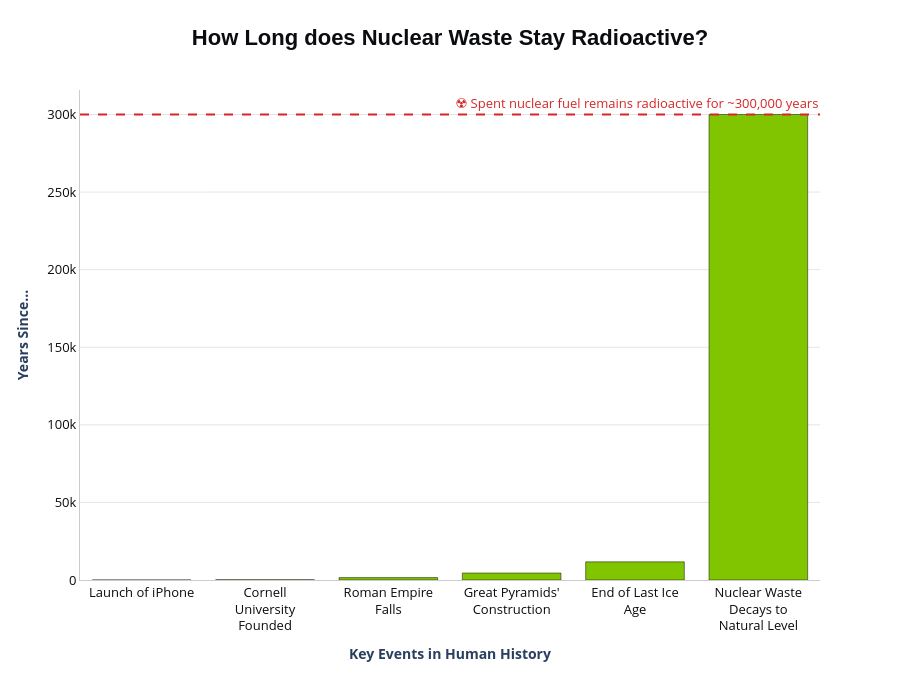

Write notebook code for a chart like this one.
### Code cell
import pandas as pd
import plotly.graph_objects as go
import os

# Data
events = [
    ("Launch of iPhone", 17),
    ("Cornell University Founded",160),
    ("Roman Empire Falls", 1550),
    ("Great Pyramids' Construction", 4500),
    ("End of Last Ice Age", 11700),
    ("Nuclear Waste Decays to Natural Level", 300000)
]

df = pd.DataFrame(events, columns=["Event", "Years Ago"])
df["Wrapped"] = df["Event"].apply(lambda s: wrap_label(s, width=16))
# Figure
fig = go.Figure()

# Bar trace (blue theme)
fig.add_trace(go.Bar(
    x=df["Wrapped"],
    y=df["Years Ago"],
    marker_color="#81c500",  
    hovertemplate="%{y:,} years ago<extra></extra>",
    showlegend=False
))

# Horizontal line for nuclear fuel
fig.add_hline(
    y=300000,
    line_dash="dash",
    line_color="#d62728", # refined red
    annotation_text="☢️ Spent nuclear fuel remains radioactive for ~300,000 years",
    annotation_position="top right",
    annotation_font_color="#d62728",
    annotation_font_size=13
)

# Layout
fig.update_layout(
    title=dict(
        text="<b>How Long does Nuclear Waste Stay Radioactive?<b>",
        x=0.5,
        font=dict(size=22, color="#0b0c10", family="Arial")
    ),
    xaxis=dict(
        title="<b>Key Events in Human History</b>",
        tickfont=dict(size=13, color="#0b0c10"),
        showgrid=False,
        linecolor="#cccccc"
    ),
    yaxis=dict(
        title="<b>Years Since...</b>",
        tickfont=dict(size=13, color="#0b0c10"),
        showgrid=True,
        gridcolor="#e5e5e5",
        linecolor="#cccccc"
    ),
    plot_bgcolor="#ffffff",
    paper_bgcolor="#ffffff",
    width=900,
    height=700,
    margin=dict(l=80, r=80, t=90, b=120),
)

# Optional: subtle hover effect color consistency
fig.update_traces(marker_line_width=0.5, marker_line_color="#0b0c10")

fig.show()
os.chdir('/Users/melodyqian/Documents/GitHub/FindMyNuclearWaste/Visuals')
fig.write_html("TimeScale.html")

### Figure 1 — Plotly figure (JSON) as saved in the notebook; plotly's stock layout.template omitted (floating-point values rounded to 4 significant figures)
{"data": [{"hovertemplate": "%{y:,} years ago<extra></extra>", "marker": {"color": "#81c500", "line": {"color": "#0b0c10", "width": 0.5}}, "showlegend": false, "type": "bar", "x": ["Launch of iPhone", "Cornell<br>University<br>Founded", "Roman Empire<br>Falls", "Great Pyramids'<br>Construction", "End of Last Ice<br>Age", "Nuclear Waste<br>Decays to<br>Natural Level"], "y": [17, 160, 1550, 4500, 11700, 300000]}], "layout": {"annotations": [{"font": {"color": "#d62728", "size": 13}, "showarrow": false, "text": "☢️ Spent nuclear fuel remains radioactive for ~300,000 years", "x": 1, "xanchor": "right", "xref": "x domain", "y": 300000, "yanchor": "bottom", "yref": "y"}], "height": 700, "margin": {"b": 120, "l": 80, "r": 80, "t": 90}, "paper_bgcolor": "#ffffff", "plot_bgcolor": "#ffffff", "shapes": [{"line": {"color": "#d62728", "dash": "dash"}, "type": "line", "x0": 0, "x1": 1, "xref": "x domain", "y0": 300000, "y1": 300000, "yref": "y"}], "title": {"font": {"color": "#0b0c10", "family": "Arial", "size": 22}, "text": "<b>How Long does Nuclear Waste Stay Radioactive?<b>", "x": 0.5}, "width": 900, "xaxis": {"linecolor": "#cccccc", "showgrid": false, "tickfont": {"color": "#0b0c10", "size": 13}, "title": {"text": "<b>Key Events in Human History</b>"}}, "yaxis": {"gridcolor": "#e5e5e5", "linecolor": "#cccccc", "showgrid": true, "tickfont": {"color": "#0b0c10", "size": 13}, "title": {"text": "<b>Years Since...</b>"}}}}
